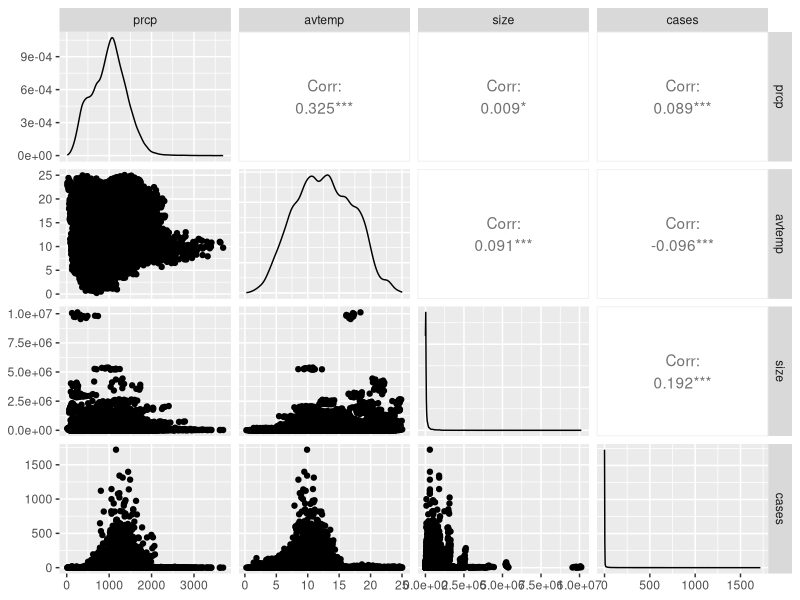
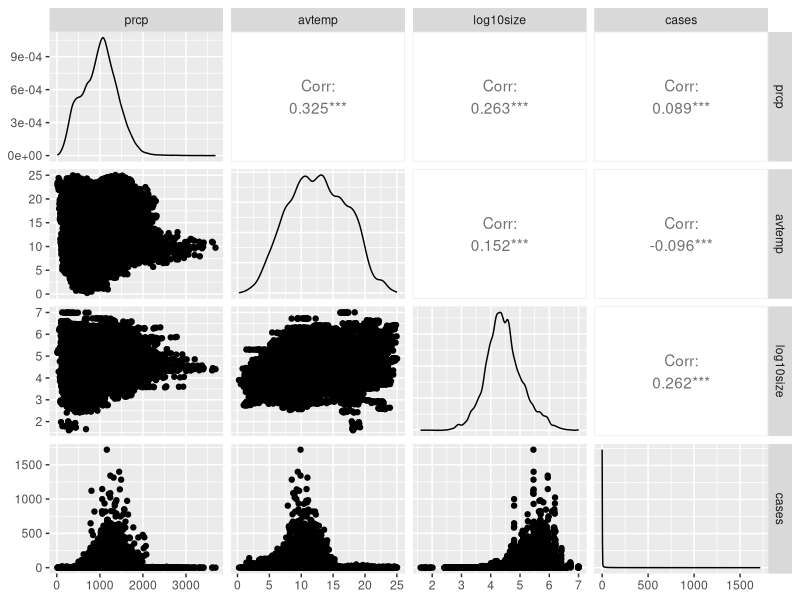
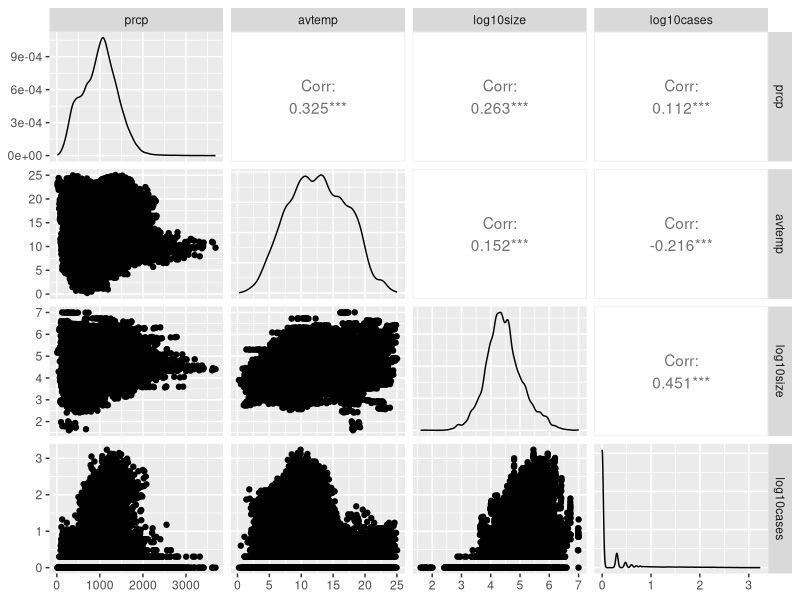
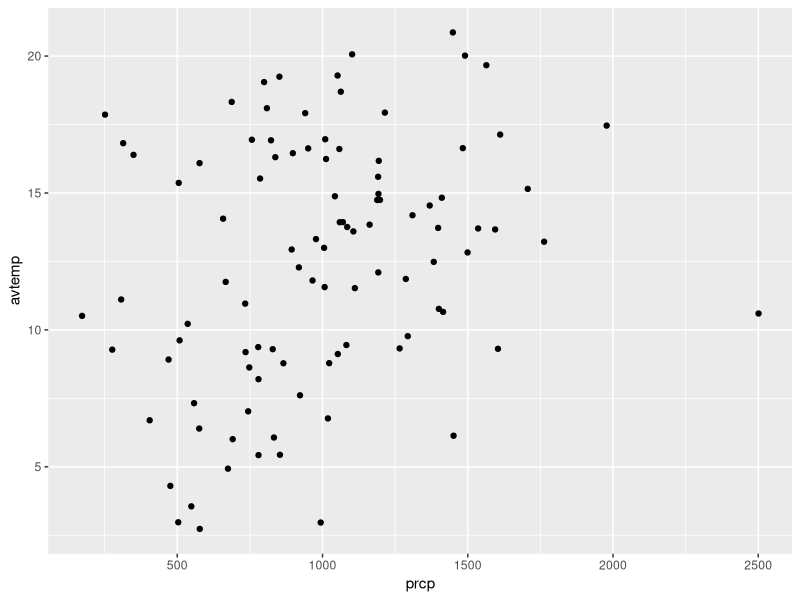
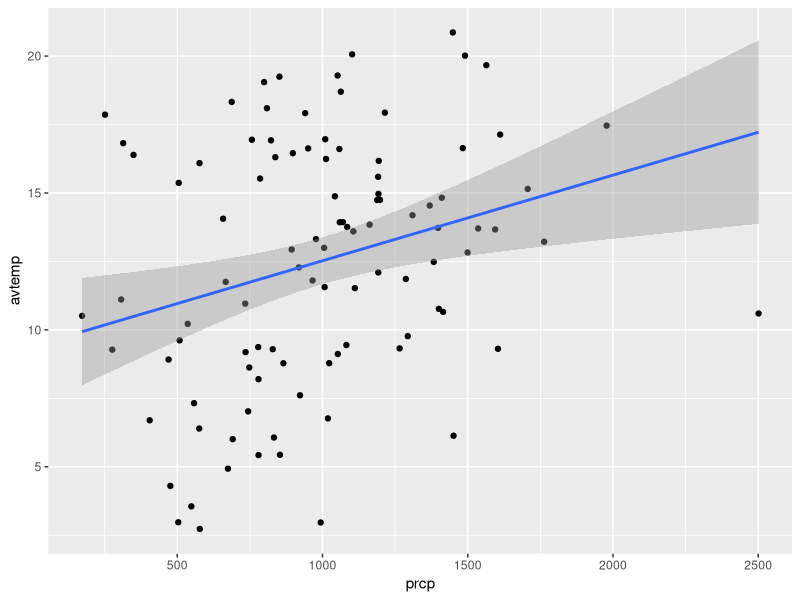
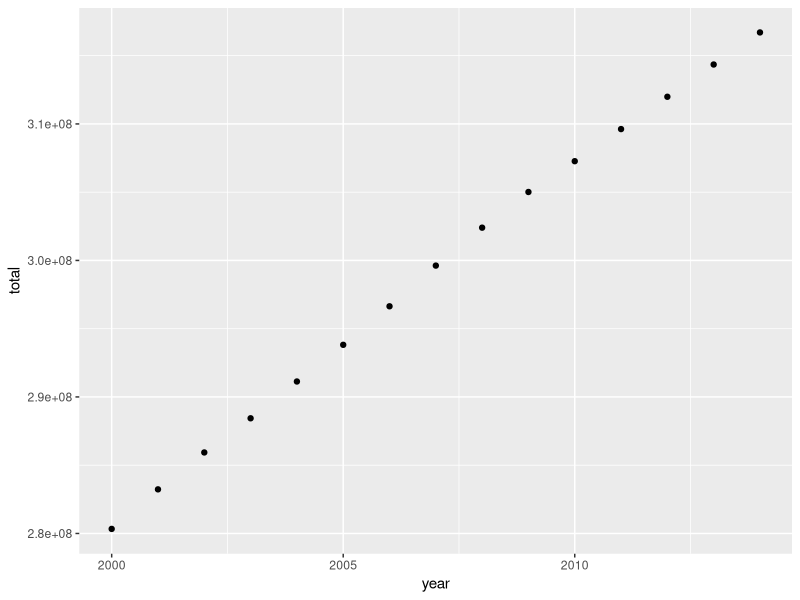

Source code (R) for these figures, in order: (Note: this script raises an error after producing the figures.)
library(tidyverse)
library(magrittr)
library(GGally)
library(dplyr)
library(modelr)

#Task 1- read in csv
ld.prism.pop<- read_csv('ld.prism.pop.csv')
sort(names(ld.prism.pop))
ld.prism.pop
#can use sort() to see column names

#Task 2- Summary Plot
ggpairs(ld.prism.pop,columns=c("prcp", "avtemp", "size", "cases"))

#Task 3
ld.prism.pop %<>%mutate(log10size=log10(size))
ggpairs(ld.prism.pop,columns=c("prcp","avtemp","log10size","cases"))

ld.prism.pop %<>%mutate(log10cases=log10(cases+1))
ggpairs(ld.prism.pop,columns=c("prcp","avtemp","log10size","log10cases"))
#Can't name it log10(cases+1), need to rename it log10cases
#Add the +1 to number of cases because when we transform cases into log, 
#we can't take the the log of 0

#Simple Linear Model

#Task 4
set.seed(222)
smallsample<- ld.prism.pop %>% sample_n(100)
smallsample
p<-ggplot(data=smallsample) +
  geom_point(aes(x=prcp, y=avtemp))
p
#Task 5-Want to add straight line (regression)
p<-p+geom_smooth(aes(prcp,avtemp), method="lm")
p

#Task 6-Get Summary
myModel<- lm(avtemp ~ prcp, data=smallsample)
myModel
summary(myModel)

summary(myModel)$coefficients[2,1]
summary(myModel)$coefficients[2,4]
#Calls upon the summary table and tells you certian values
#[2,1] calls the slope
#[2,4] calls the p-value

#Task 7-Slope of line plotted in Task 5: 0.00301, and is significantly 
#different because it is less than 0.05

#The Modelr Package
#Task 8
ld.prism.pop %>% group_by(year) %>% summarize(total=sum(size)) %>%
  ggplot(.)+geom_point(aes(x=year,y=total))

#Task 9
by_state<- ld.prism.pop %>% ungroup %>% group_by(state) 
by_state 

#Task 10
by_state %<>% nest
by_state
#The data is now organized by state and counties and so on are in a separate tibble by state

#Task 11- Display Georgia
by_state$data[[10]]
#Shows only the Georgia data now

#Task 12-Write a Function
linGrowth_model <- function(by_state){
  lm(size ~ year, data = by_state)
}

linGrowth_model
models <- purrr::map(by_state$data, linGrowth_model)
models

detach("package:maps", unload=TRUE)

#Task 13
by_state %<>% mutate(model = map(data, linGrowth_model))
by_state
by_state %<>% mutate(resids =map2(data, model, add_residuals))
by_state
#Task 14- Inspect Resids
#The resids are in <list> tibble format, so a data frame inside a data frame

#Task 15- Write a Function
sum_resids <- function(x){
   sum(abs(x$resid))
}
by_state %<>% mutate(totalResid = map(resids,sum_resids))

#Task 16- Slope
get_slope <- function(model){
  model$coefficients[2]
}
by_state %<>% mutate(slope = purrr::map(model, get_slope))

slopes <- unnest(by_state, slope)
totalResids <- unnest(by_state, totalResid)
slopes
totalResids

#Task 17-Plot the Growth
slopes %>% ggplot(aes(state,slope))+geom_point()+
  theme(axis.text.x = element_text(angle = 90, hjust = 1))

#Task 18- Plot the total Residuals for all states
totalResids %>% ggplot(aes(state,totalResid))+geom_point()+
  theme(axis.text.x = element_text(angle = 90, hjust = 1))

#Task 19- Repeat Task 9 and 10
#Task 9: Create a data frame called "by_state" from the main data frame, that groups by state, and inspect it.
by_state2<- ld.prism.pop %>% ungroup %>% group_by(state) 
by_state2 
#Task 10: Next, update this new data frame so that it is nested (simply pass it to nest). Again, inspect the
#data frame by typing its name in the console so see how things changed.
#by_state %<>% nest
#by_state
by_state2 %<>% nest
by_state2
#The data is now organized by state and counties and so on are in a separate tibble by state

#Task 20-Write a Function that accepts an element of the by_state2$data list-column and returns the
#spearman correlation coefficient between Lyme disease cases and precipitation
?cor.test

runCor <- function(df){
  suppressWarnings(cor.test(df$cases,df$prcp,method="spearman")$estimate)
}
by_state2 %<>% mutate(spCor = purrr::map(data, runCor))
by_state2
spCors <- unnest(by_state2,spCor)
spCors
spCors %<>% arrange(desc(spCor))
spCors
spCors$state <- factor(spCors$state, levels=unique(spCors$state))
ggplot(spCors,aes(state,spCor))+geom_point()+
  theme(axis.text.x = element_text(angle = 90, hjust = 1))



















